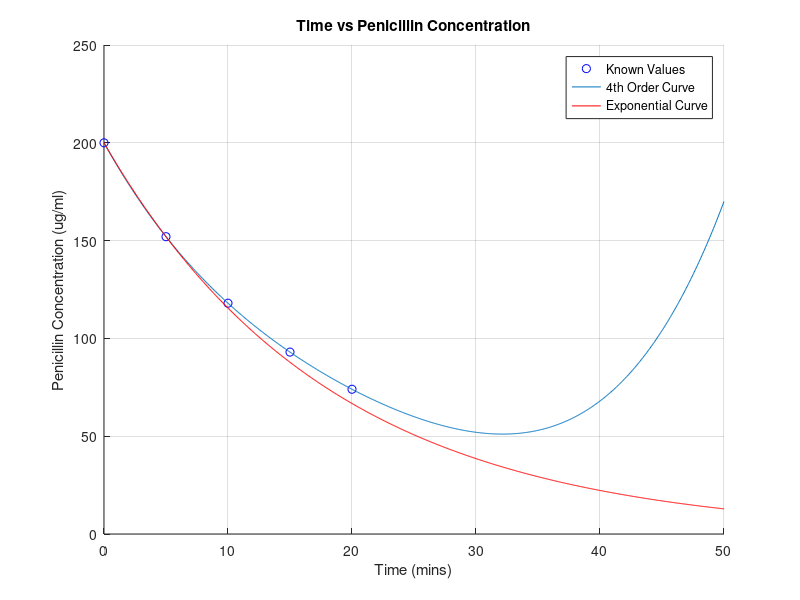

This chart was generated by the following MATLAB code:
xpoints=[0,5,10,15,20];
ypoints=[200,152,118,93,74];
scatter(xpoints,ypoints,'b');
hold on
grid on
x=linspace(0,50,1001);
coefs=polyfit(xpoints,ypoints,4);
y=polyval(coefs,x);
plot(x,y);
ycalc=200.*exp(-0.05488736914.*x);
plot(x,ycalc,'r');
title('Time vs Penicillin Concentration');
xlabel('Time (mins)');
ylabel('Penicillin Concentration (ug/ml)');
legend('Known Values','4th Order Curve','Exponential Curve')
